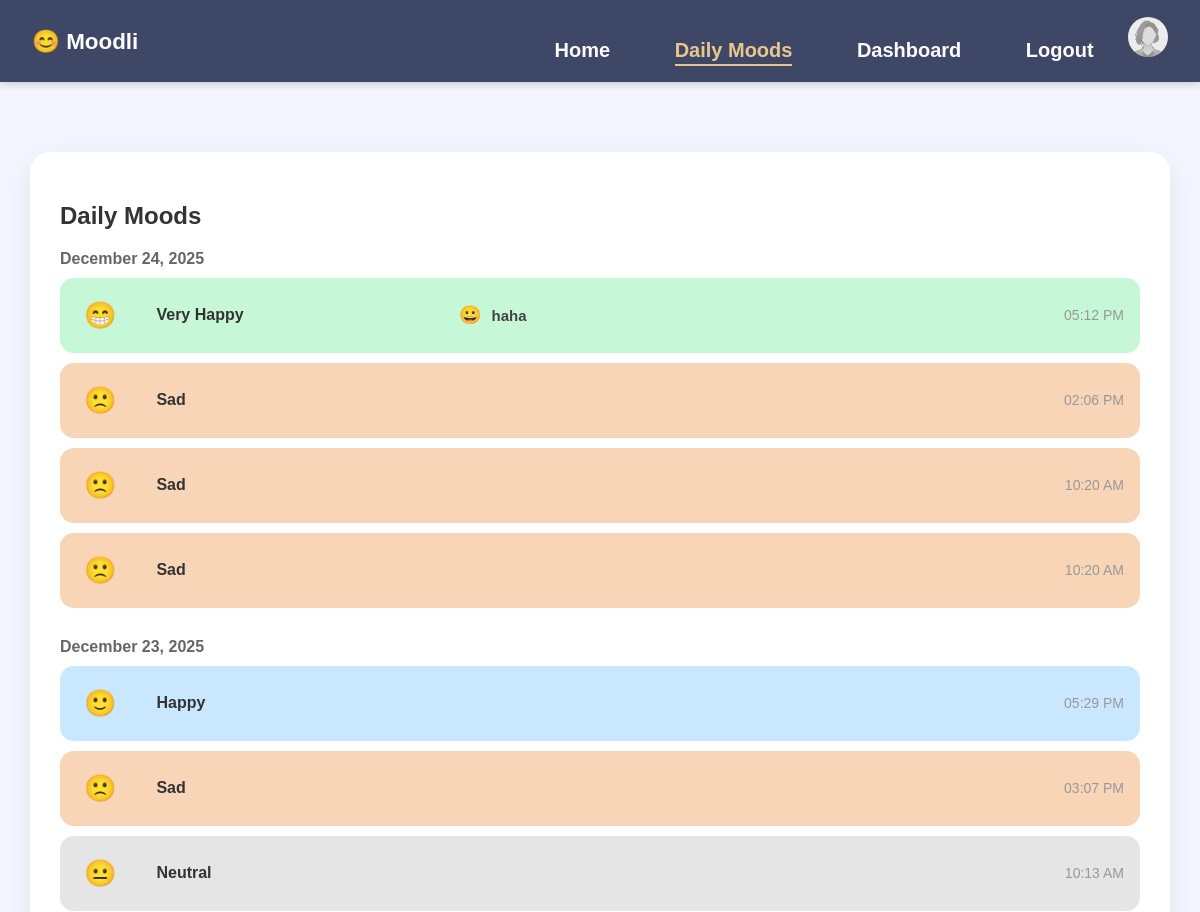
The page /daily-moods/ (signed in, upper part) on the database as committed earlier.
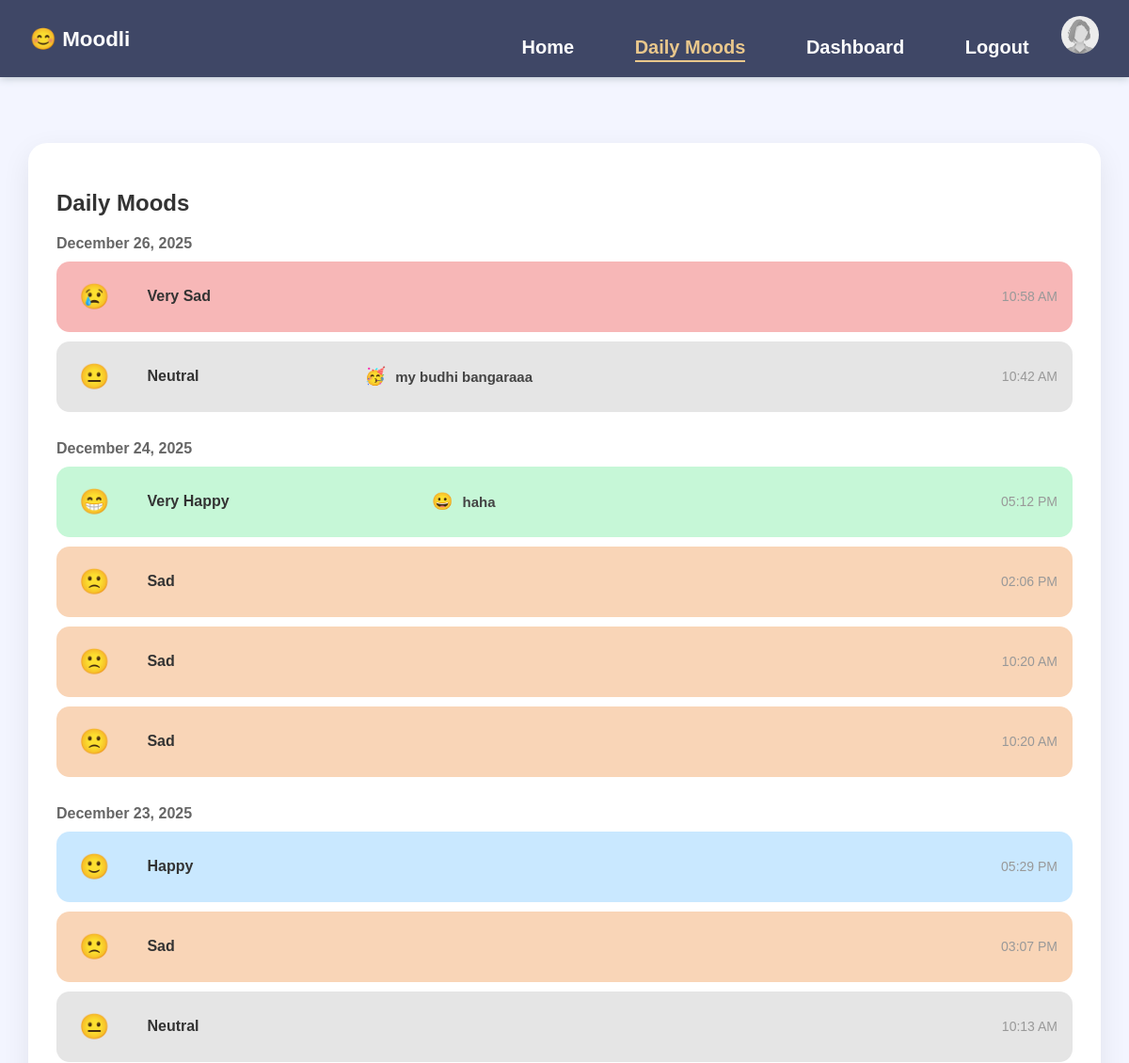
The same page on the database as committed later.
### moodtracker_app/models.py (models this page shows, shortened)
class Profile(models.Model):
    user = models.OneToOneField(User, on_delete=models.CASCADE)
    avatar = models.ImageField(
        upload_to="avatars/",
        default="avatars/default.jfif",
        blank=True
    )
    last_changed = models.DateTimeField(null=True, blank=True)

class MoodLog(models.Model):
    MOOD_CHOICES = [
        ("Very Happy", "Very Happy"),
        ("Happy", "Happy"),
        ("Neutral", "Neutral"),
        ("Sad", "Sad"),
        ("Very Sad", "Very Sad"),
    ]
    user = models.ForeignKey(User, on_delete=models.CASCADE)
    mood = models.CharField(max_length=20, choices=MOOD_CHOICES)
    date = models.DateTimeField(auto_now_add=True)
    tag = models.CharField(max_length=20, blank=True, null=True)
    tag_emoji = models.CharField(max_length=10, blank=True, null=True)

### moodtracker_app/views.py (the view)
# urls.py: path("daily-moods/", views.DailyMoodListView.as_view(), name="daily-moods"),
class DailyMoodListView(LoginRequiredMixin, TemplateView):
    template_name = "daily_moods.html"
    login_url = "/login/"  # Redirect to login if not authenticated
    def get_context_data(self, **kwargs):
        context = super().get_context_data(**kwargs)
        moods = MoodLog.objects.filter(user=self.request.user).order_by('-date')
        grouped_moods = []
        for date, group in groupby(moods, key=lambda x: x.date.date()):  # .date() gets only the date part
            grouped_moods.append({
                'date': date,
                'moods': list(group)
            })
        context['grouped_moods'] = grouped_moods
        return context

### templates/daily_moods.html
{% extends "base.html" %}
{% load tz %}
{% block content %}
<section class="mood-list-container">
    <h2 class="mood-title">Daily Moods</h2>
    {% for group in grouped_moods %}
        <div class="mood-day">
            <div class="mood-date">
                {{ group.date|date:"F j, Y" }}
            </div>
            <div class="mood-cards">
                {% for mood in group.moods %}
                    <div class="mood-card {{ mood.mood|lower|slugify }}">
                        <div class="mood-left">
                            <div class="mood-icon">
                                {% if mood.mood == "Very Happy" %}😁
                                {% elif mood.mood == "Happy" %}🙂
                                {% elif mood.mood == "Neutral" %}😐
                                {% elif mood.mood == "Sad" %}🙁
                                {% elif mood.mood == "Very Sad" %}😢
                                {% endif %}
                            </div>
                            <div class="mood-info">
                                <span class="mood-label">{{ mood.mood }}</span>
                            </div>
                        </div>
                        <div class="mood-center">
                            {% if mood.tag or mood.tag_emoji %}
                                <span class="tag-emoji">{{ mood.tag_emoji }}</span>
                                <span class="tag-text">{{ mood.tag }}</span>
                            {% endif %}
                        </div>
                        <div class="mood-time">
                            {% if mood.date %}
                                {{ mood.date|localtime|time:"h:i A" }}
                            {% endif %}
                        </div>
                    </div>
                {% endfor %}
            </div>
        </div>
    {% empty %}
        <p class="empty-state">No mood data available.</p>
    {% endfor %}
</section>
{% endblock %}

### templates/base.html (shortened to what this page needs)
{% load static %}
<!DOCTYPE html>
<html lang="en">
<head>
    <link rel="stylesheet" href="{% static 'css/style.css' %}">
</head>
<body>
<header class="navbar">
    <div class="logo">😊 Moodli </div>
    <div class="profile-wrapper">
        {% if user.is_authenticated %}
            <a href="{% url 'home' %}" class="{% if request.resolver_match.url_name == 'home' %}active{% endif %}" >Home</a>
            <a href="{% url 'daily-moods' %}" class="{% if request.resolver_match.url_name == 'daily-moods' %}active{% endif %}">Daily Moods</a>
            <a href="{% url 'dashboard' %}" class="{% if request.resolver_match.url_name == 'dashboard' %}active{% endif %}" >Dashboard</a>
            <a href="{% url 'logout' %}" class="{% if request.resolver_match.url_name == 'logout' %}active{% endif %}" >Logout</a>
        {% else %}
            <a href="{% url 'login' %}" class="{% if request.resolver_match.url_name == 'login' %}active{% endif %}" >Login</a>
            <a href="{% url 'signup' %}" class="{% if request.resolver_match.url_name == 'signup' %}active{% endif %}">Sign Up</a>
        {% endif %}
        {% if user.is_authenticated %}
            {% with profile=user.profile|default_if_none:None %}
                <img src="{{ profile.avatar.url|default:'/media/avatars/female-default.jpg' }}"
                    class="profile-pic"
                    id="profileMenuBtn">
            {% endwith %}
        {% endif %}
    </div>
</header>
{% block content %}{% endblock %}
</body>
</html>

### static/css/style.css (style rules this page uses)
:root { --gold: #E9C78C; }
body { margin: 0; font-family: Poppins, sans-serif; background: #f3f5ff; color: #333; }
.navbar { z-index: 1000; display: flex; justify-content: space-between; height: 50px; padding: 1rem 2rem; background: #3f4766; box-shadow: 0 2px 8px #C2CBD3; align-items: center; }
.profile-wrapper a.active { color: var(--gold); font-weight: 600; border-bottom: 2px solid var(--gold); padding-bottom: 2px; }
.logo { font-size: 1.4rem; font-weight: 600; color: rgba(255, 255, 255, 0.986); }
.profile-wrapper { position: relative; cursor: pointer; }
.profile-wrapper a { text-decoration: none; color: rgba(255, 255, 255, 0.986); font-size: 20px; margin: 0 30px; font-weight: bolder; display: inline-block; transition: color 0.3s ease, transform 0.2s ease, margin 0.2s ease; }
.profile-pic { border-radius: 50%; width: 40px; height: 40px; }
.mood-list-container { width: 90%; margin: 70px auto; padding: 30px; background: #ffffff; border-radius: 20px; box-shadow: 0 10px 30px rgba(0,0,0,0.08); }
.mood-title { font-size: 24px; margin-bottom: 20px; }
.mood-date { font-size: 16px; font-weight: 600; color: #666; margin: 20px 0 10px; }
.mood-cards { display: flex; flex-direction: column; }
.mood-card { display: flex; justify-content: space-between; align-items: center; padding: 14px 16px; border-radius: 14px; background: #f4f4f4; margin-bottom: 10px; transition: transform 0.2s ease; }
.mood-left { display: flex; align-items: center; gap: 10px; }
.mood-center { flex: 1; text-align: center; font-weight: 600; font-size: 15px; color: #444; transform: translateX(-160px); }
.tag-emoji { font-size: 18px; margin-right: 6px; }
.mood-icon { padding: 8px; font-size: 26px; margin-right: 14px; }
.mood-info .mood-label { padding: 8px; font-size: 16px; font-weight: 600; }
.mood-time { font-size: 14px; color: #999; margin-left: 10px; min-width: 60px; text-align: right; }
.mood-card.very-happy { background: #c6f7d7; }
.mood-card.happy { background: #c9e8ff; }
.mood-card.neutral { background: #e5e5e5; }
.mood-card.sad { background: #f9d5b7; }
.mood-card.very-sad { background: #f7b7b7; }

Rows that differ between the two databases and show on the page:
added MoodLog: mood "Very Sad", date "10:58 AM", shown under "December 26, 2025"
added MoodLog: mood "Neutral", tag_emoji "🥳", tag "my budhi bangaraaa", date "10:42 AM", shown under "December 26, 2025"
Other text that changed with them:
new list line: "December 26, 2025"
